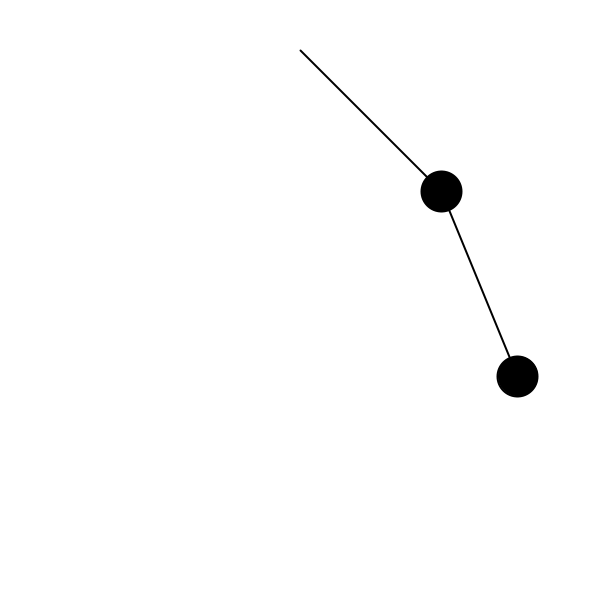
Frame 1 (no input)
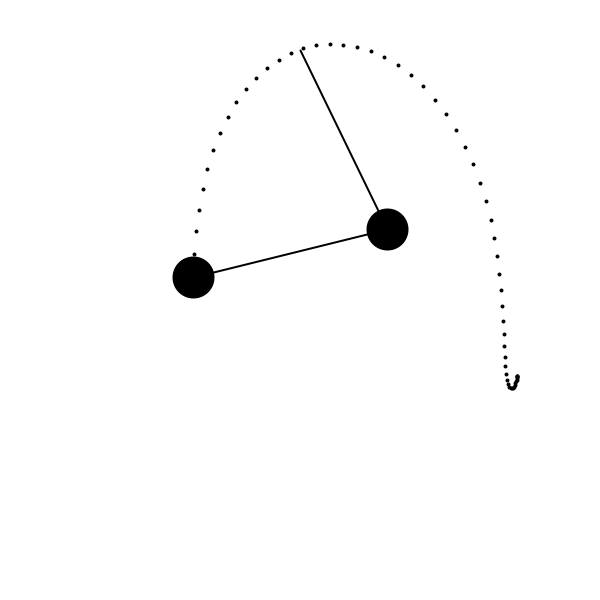
Frame 60 (the mouse pressed at the canvas centre just before this capture)
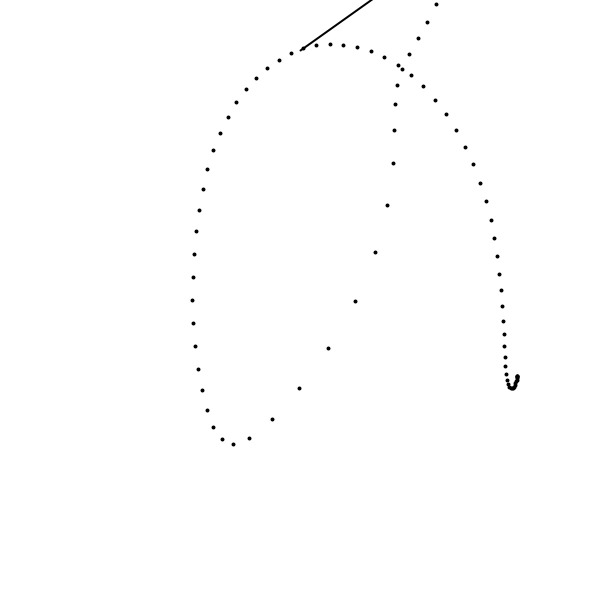
Frame 120 (the mouse held since frame 60 and released just before this capture)

The Processing sketch that drew these frames (run headless with seeded random() and noise(); from frame 60 on, the mouse is pressed at the canvas centre):

// Processing sketch: doublePendulum
// ── doublePendulum.pde
// https://www.youtube.com/watch?v=uWzPe_S-RVE

float r1 = 200;
float r2 = 200;
float m1 = 40;
float m2 = 40;
float a1 = PI / 4;
float a2 = PI / 8;
float a1_v = 0;
float a2_v = 0;
float g = 1;

PGraphics canvas;

void setup() {
  size(600, 600);
  canvas = createGraphics(600, 600);
  canvas.beginDraw();
  canvas.background(255);
  canvas.endDraw();
  
}

void draw() {
  float num1 = -g * (2 * m1 + m2) * sin(a1);
  float num2 = -m2 * g * sin(a1 - 2 * a2);
  float num3 = -2 * sin(a1 - a2) * m2;
  float num4 = a2_v * a2_v * r2 + a1_v * a1_v * r1 * cos(a1 - a2);
  float den = r1 * (2 * m1 + m2 - m2 * cos(2 * a1 - 2 * a2));
  float a1_a = (num1 + num2 + num3 * num4) / den;
  
  num1 = 2 * sin(a1 - a2);
  num2 = (a1_v * a1_v * r1 * (m1 + m2));
  num3 = g * (m1 + m2) * cos(a1);
  num4 = a2_v * a2_v * r2 * m2 * cos(a1 - a2);
  den = r2 * (2 * m1 + m2 - m2 * cos(2 * a1 - 2 * a2));
  float a2_a = (num1 * num2 + num3 + num4) / den;
  
//background(255);
  image(canvas, 0, 0);
  stroke(0);
  strokeWeight(2); 
  
  translate(300, 50);
  
  float x1 = r1 * sin(a1);
  float y1 = r1 * cos(a1);
  
  float x2 = x1 + r2 * sin(a2);
  float y2 = y1 + r2 * cos(a2);
  
  line(0, 0, x1, y1);
  fill(0);
  ellipse(x1, y1, m1, m1);
  
  line(x1, y1, x2, y2);
  fill(0);
  ellipse(x2, y2, m2, m2);
  
  a1 += a1_v;
  a2 += a2_v;
  a1_v += a1_a;
  a2_v += a2_a;
  
  canvas.beginDraw();
  canvas.translate(300, 50);
  canvas.strokeWeight(4);
  canvas.stroke(1);
  canvas.point(x2, y2);
  canvas.endDraw();
  
}
